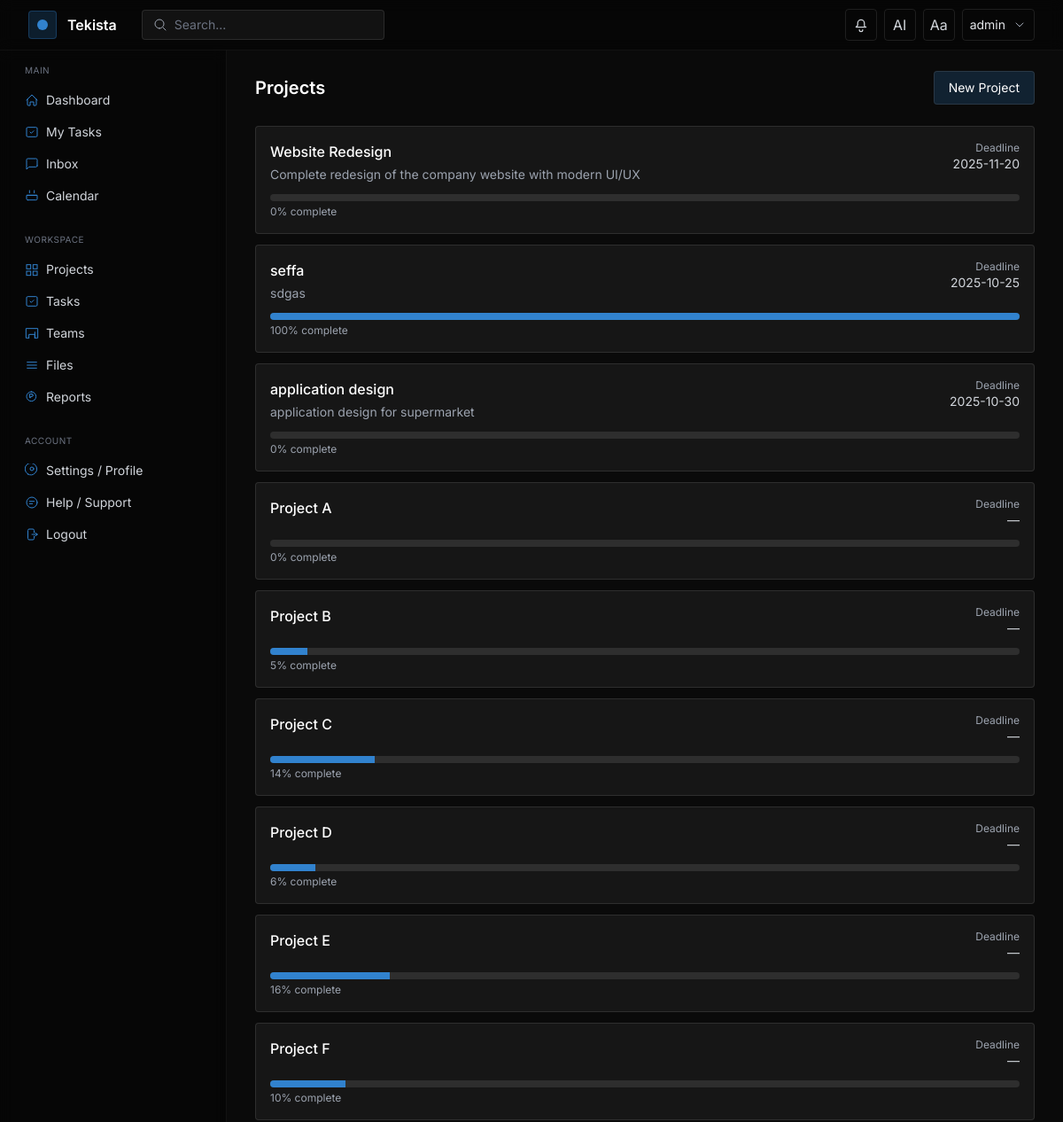
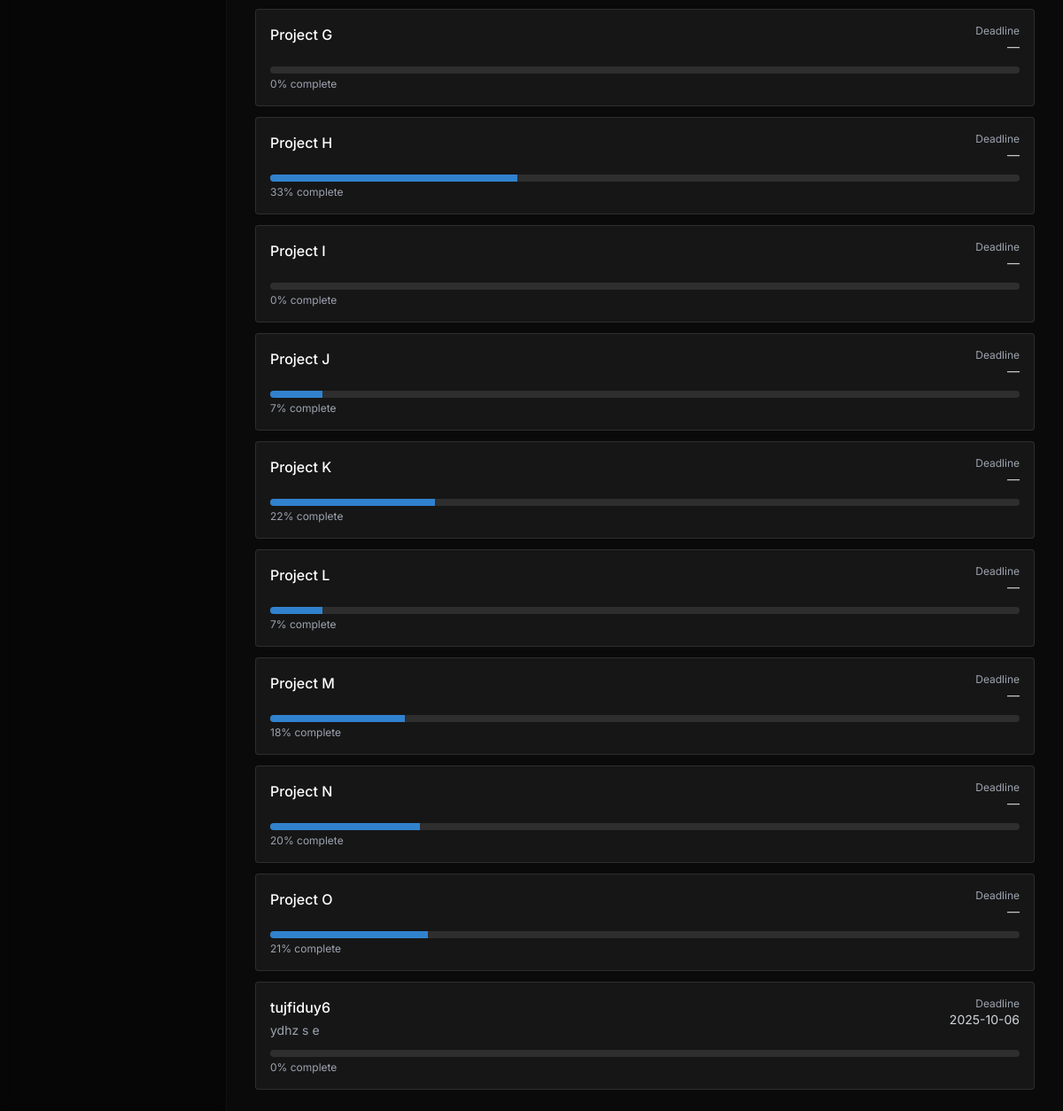
The page /projects/ (signed in) on the database its author committed (2 pictures, top to bottom).
### models.py (models this page shows, shortened)
class User(UserMixin, db.Model):
    __tablename__ = "user"
    id = db.Column(db.Integer, primary_key=True)
    username = db.Column(db.String(80), unique=True, nullable=False)
    email = db.Column(db.String(120), unique=True, nullable=False)
    password_hash = db.Column(db.String(128), nullable=False)
    organization_id = db.Column(db.Integer, db.ForeignKey('organization.id'), nullable=True)
    role_id = db.Column(db.Integer, db.ForeignKey('role.id'), nullable=True)
    custom_role_id = db.Column(db.Integer, db.ForeignKey('custom_role.id'), nullable=True)
    api_token = db.Column(db.String(128), unique=True, index=True, nullable=True)
    token_expiration = db.Column(db.DateTime, nullable=True)
    created_at = db.Column(db.DateTime, default=datetime.utcnow)
    current_workload = db.Column(db.Float, default=0.0)  # 0..100
    availability = db.Column(db.String(20), default='Available')  # Available|Busy|In a Meeting|On a Break|Out of Office
    role = db.relationship('Role')
    projects = db.relationship('Project', secondary=project_users, back_populates='users')
    tasks = db.relationship('Task', secondary=task_assignees, back_populates='assignees')

class Project(db.Model):
    __tablename__ = "project"
    id = db.Column(db.Integer, primary_key=True)
    title = db.Column(db.String(150), nullable=False)
    description = db.Column(db.Text)
    deadline = db.Column(db.Date)
    organization_id = db.Column(db.Integer, db.ForeignKey('organization.id'), nullable=True)
    created_at = db.Column(db.DateTime, default=datetime.utcnow)
    users = db.relationship('User', secondary=project_users, back_populates='projects')
    tasks = db.relationship('Task', back_populates='project', cascade='all, delete-orphan')
    def progress(self):
        total = len(self.tasks)
        if total == 0:
            return 0
        done = sum(1 for t in self.tasks if t.status == 'Completed')
        return int((done / total) * 100)

class Task(db.Model):
    __tablename__ = "task"
    id = db.Column(db.Integer, primary_key=True)
    title = db.Column(db.String(150), nullable=False)
    description = db.Column(db.Text)
    due_date = db.Column(db.Date)
    priority = db.Column(db.String(20), default='Normal')  # Critical, High, Normal, Low
    estimated_hours = db.Column(db.Float, default=4.0)
    status = db.Column(db.String(30), default='To Do')
    created_at = db.Column(db.DateTime, default=datetime.utcnow)
    parent_id = db.Column(db.Integer, db.ForeignKey('task.id'), nullable=True)
    subtasks = db.relationship('Task', backref=db.backref('parent', remote_side=[id]))
    recurrence_rule = db.Column(db.String(200), nullable=True)
    recurrence_end = db.Column(db.Date, nullable=True)
    is_template = db.Column(db.Boolean, default=False)
    template_name = db.Column(db.String(120), nullable=True)
    project_id = db.Column(db.Integer, db.ForeignKey('project.id'))
    project = db.relationship('Project', back_populates='tasks')
    assignees = db.relationship('User', secondary=task_assignees, back_populates='tasks')
    predecessors = db.relationship(
        'Task',
        secondary=task_dependencies,
        primaryjoin=id==task_dependencies.c.successor_id,
        secondaryjoin=id==task_dependencies.c.predecessor_id,
        backref='successors'
    )
    comments = db.relationship('Comment', back_populates='task', cascade='all, delete-orphan')

### projects/routes.py (the view)
@projects_bp.route('/')
@login_required
def list_projects():
    query = Project.query.options(
        selectinload(Project.users),
        selectinload(Project.tasks)
    )
    status = request.args.get('status')
    assignee = request.args.get('assignee', type=int)
    deadline = request.args.get('deadline')
    if status:
        query = query.filter(
            exists().where(Task.project_id == Project.id).where(Task.status == status)
        )
    if assignee:
        query = query.filter(Project.users.any(User.id == assignee))
    if deadline:
        try:
            d = datetime.strptime(deadline, '%Y-%m-%d').date()
            query = query.filter(Project.deadline <= d)
        except ValueError:
            flash('Invalid date format. Use YYYY-MM-DD.', 'warning')
    projects = query.all()
    users = User.query.order_by(User.username).all()
    return render_template('projects/list.html', projects=projects, users=users)

### templates/projects/list.html (shortened to what this page needs)
{% extends 'layouts/app.html' %}
{% block content %}
<div class="flex items-center justify-between mb-6">
  <h1 class="text-xl font-semibold text-white">Projects</h1>
  <a href="{{ url_for('projects.create_project') }}"
     class="inline-flex items-center px-4 py-2 rounded border border-white/10 bg-accent/20 text-sm text-white hover:bg-accent/30">
    New Project
  </a>
  </div>
<div class="space-y-3">
  {% for p in projects %}
  <a href="{{ url_for('projects.project_detail', project_id=p.id) }}" class="block">
    <div class="rounded border border-white/10 bg-white/5 hover:bg-white/10 transition-colors">
      <div class="p-4">
        <div class="flex items-start justify-between gap-4">
          <div>
            <h2 class="text-base font-medium text-white">{{ p.title }}</h2>
            {% if p.description %}
              <p class="mt-1 text-sm text-gray-400 line-clamp-2">{{ p.description }}</p>
            {% endif %}
          </div>
          <div class="text-right shrink-0">
            <div class="text-xs text-gray-400">Deadline</div>
            <div class="text-sm text-gray-300">{{ p.deadline or '—' }}</div>
          </div>
        </div>
        <div class="mt-3">
          <div class="h-2 w-full rounded bg-white/10 overflow-hidden">
            <div class="h-2 bg-accent progress" data-progress="{{ p.progress() }}"></div>
          </div>
          <div class="mt-1 text-xs text-gray-400">{{ p.progress() }}% complete</div>
        </div>
      </div>
    </div>
  </a>
  {% else %}
    <div class="rounded border border-white/10 bg-white/5 p-6 text-sm text-gray-400">No projects yet.</div>
  {% endfor %}
</div>
{% endblock %}

### templates/layouts/app.html (shortened to what this page needs)
<!DOCTYPE html>
<html lang="en" class="dark" data-theme="dark">
<head>
  <script src="https://cdn.tailwindcss.com"></script>
</head>
<body class="bg-bg text-gray-200 font-sans min-h-screen">
  <header class="fixed top-0 left-0 right-0 z-40 border-b border-white/5 bg-black/40 backdrop-blur">
    <div class="max-w-7xl mx-auto px-4 sm:px-6 lg:px-8 h-14 flex items-center justify-between">
      <div class="flex items-center gap-3">
        <div class="w-8 h-8 rounded bg-accent/20 border border-accent/30 flex items-center justify-center">
          <div class="w-3 h-3 rounded-full bg-accent"></div>
        </div>
        <a href="{{ url_for('projects.list_projects') }}" class="text-white font-semibold">Tekista</a>
        <div class="hidden md:flex items-center ml-4">
          <div class="flex items-center gap-2 bg-white/5 border border-white/10 rounded px-3 py-1.5">
            <svg class="w-4 h-4 text-gray-400" viewBox="0 0 24 24" fill="none" stroke="currentColor"><path stroke-linecap="round" stroke-linejoin="round" stroke-width="1.5" d="M21 21l-4.35-4.35M10.5 18a7.5 7.5 0 1 1 0-15 7.5 7.5 0 0 1 0 15z"/></svg>
            <input id="globalSearch" type="text" placeholder="Search..." class="bg-transparent outline-none text-sm text-gray-200 placeholder-gray-500 w-56">
          </div>
        </div>
      </div>
      <div class="flex items-center gap-2">
        <div class="relative">
          <button id="notifBell" class="relative inline-flex items-center justify-center w-9 h-9 rounded border border-white/10 text-gray-300 hover:text-white hover:border-white/20">
            <svg class="w-5 h-5" viewBox="0 0 24 24" fill="none" stroke="currentColor"><path stroke-linecap="round" stroke-linejoin="round" stroke-width="1.5" d="M14.25 18.75a2.25 2.25 0 1 1-4.5 0m9-3.75H5.25l1.318-1.318A2.25 2.25 0 0 0 7.5 12.84V9.75a4.5 4.5 0 0 1 9 0v3.09c0 .597.237 1.17.659 1.592L18.75 15z"/></svg>
          </button>
        </div>
        <a href="{{ url_for('ai_assistant') }}" class="inline-flex items-center justify-center w-9 h-9 rounded border border-white/10 text-gray-300 hover:text-white hover:border-white/20">AI</a>
        <button id="themeToggle" class="inline-flex items-center justify-center w-9 h-9 rounded border border-white/10 text-gray-300 hover:text-white hover:border-white/20">Aa</button>
        {% if current_user.is_authenticated %}
        <div class="relative">
          <button id="profileBtn" class="inline-flex items-center gap-2 px-2 h-9 rounded border border-white/10 hover:border-white/20">
            <span class="text-sm text-gray-200">{{ current_user.username }}</span>
            <svg class="w-4 h-4 text-gray-400" viewBox="0 0 24 24" fill="none" stroke="currentColor"><path stroke-linecap="round" stroke-linejoin="round" stroke-width="1.5" d="M6 9l6 6 6-6"/></svg>
          </button>
        </div>
        {% else %}
        <a href="{{ url_for('auth.login') }}" class="text-sm text-gray-300 hover:text-white px-3 py-2">Login</a>
        {% endif %}
      </div>
    </div>
  </header>
  <div class="pt-14 flex">
    <aside id="sidebar" class="hidden md:block w-64 shrink-0 h-[calc(100vh-56px)] sticky top-14 border-r border-white/5 bg-black/40 backdrop-blur">
      <nav class="p-4 space-y-6">
        <div>
          <div class="px-3 mb-2 text-[10px] uppercase tracking-wider text-gray-500">Main</div>
          <a href="{{ url_for('index') }}" class="flex items-center gap-2 px-3 py-2 rounded text-sm text-gray-300 hover:text-white hover:bg-white/5">
            <svg class="w-4 h-4 text-accent" viewBox="0 0 24 24" fill="none" stroke="currentColor"><path stroke-linecap="round" stroke-linejoin="round" stroke-width="1.5" d="M3 12l9-9 9 9M4.5 10.5v9a1.5 1.5 0 001.5 1.5H9v-6h6v6h3a1.5 1.5 0 001.5-1.5v-9"/></svg>
            <span>Dashboard</span>
          </a>
          <a href="{{ url_for('tasks.list_tasks') }}?assignee={{ current_user.id if current_user.is_authenticated else '' }}" class="flex items-center gap-2 px-3 py-2 rounded text-sm text-gray-300 hover:text-white hover:bg-white/5">
            <svg class="w-4 h-4 text-accent" viewBox="0 0 24 24" fill="none" stroke="currentColor"><path stroke-linecap="round" stroke-linejoin="round" stroke-width="1.5" d="M9 12l2 2 4-4"/><rect x="3" y="4" width="18" height="16" rx="2" ry="2" stroke-width="1.5"/></svg>
            <span>My Tasks</span>
          </a>
          <a href="{{ url_for('inbox') }}" class="flex items-center gap-2 px-3 py-2 rounded text-sm text-gray-300 hover:text-white hover:bg-white/5">
            <svg class="w-4 h-4 text-accent" viewBox="0 0 24 24" fill="none" stroke="currentColor"><path stroke-linecap="round" stroke-linejoin="round" stroke-width="1.5" d="M21 15a2 2 0 01-2 2H7l-4 4V5a2 2 0 012-2h14a2 2 0 012 2v10z"/></svg>
            <span>Inbox</span>
          </a>
          <a href="{{ url_for('calendar') }}" class="flex items-center gap-2 px-3 py-2 rounded text-sm text-gray-300 hover:text-white hover:bg-white/5">
            <svg class="w-4 h-4 text-accent" viewBox="0 0 24 24" fill="none" stroke="currentColor"><path stroke-linecap="round" stroke-linejoin="round" stroke-width="1.5" d="M8 7V3m8 4V3M4 11h16M5 19h14a2 2 0 002-2v-6H3v6a2 2 0 002 2z"/></svg>
            <span>Calendar</span>
          </a>
        </div>
        <div>
          <div class="px-3 mb-2 text-[10px] uppercase tracking-wider text-gray-500">Workspace</div>
          <a href="{{ url_for('projects.list_projects') }}" class="flex items-center gap-2 px-3 py-2 rounded text-sm text-gray-300 hover:text-white hover:bg-white/5">
            <span>Projects</span>
          </a>
          <a href="{{ url_for('tasks.list_tasks') }}" class="flex items-center gap-2 px-3 py-2 rounded text-sm text-gray-300 hover:text-white hover:bg-white/5">
            <svg class="w-4 h-4 text-accent" viewBox="0 0 24 24" fill="none" stroke="currentColor"><path stroke-linecap="round" stroke-linejoin="round" stroke-width="1.5" d="M9 12l2 2 4-4"/><rect x="3" y="4" width="18" height="16" rx="2" ry="2" stroke-width="1.5"/></svg>
            <span>Tasks</span>
          </a>
          <a href="{{ url_for('teams') }}" class="flex items-center gap-2 px-3 py-2 rounded text-sm text-gray-300 hover:text-white hover:bg-white/5">
            <svg class="w-4 h-4 text-accent" viewBox="0 0 24 24" fill="none" stroke="currentColor"><path stroke-linecap="round" stroke-linejoin="round" stroke-width="1.5" d="M17 20h5V4H2v16h5m10 0V10M7 20v-6h10v6"/></svg>
            <span>Teams</span>
          </a>
          <a href="{{ url_for('files') }}" class="flex items-center gap-2 px-3 py-2 rounded text-sm text-gray-300 hover:text-white hover:bg-white/5">
            <svg class="w-4 h-4 text-accent" viewBox="0 0 24 24" fill="none" stroke="currentColor"><path stroke-linecap="round" stroke-linejoin="round" stroke-width="1.5" d="M4 7h16M4 12h16M4 17h16"/></svg>
            <span>Files</span>
          </a>
          <a href="{{ url_for('reports') }}" class="flex items-center gap-2 px-3 py-2 rounded text-sm text-gray-300 hover:text-white hover:bg-white/5">
            <svg class="w-4 h-4 text-accent" viewBox="0 0 24 24" fill="none" stroke="currentColor"><path stroke-linecap="round" stroke-linejoin="round" stroke-width="1.5" d="M11 3a8 8 0 100 16 8 8 0 000-16zm1 4H8v6h2v-2h2a2 2 0 100-4z"/></svg>
            <span>Reports</span>
          </a>
        </div>
        <div class="mt-auto">
          <div class="px-3 mb-2 text-[10px] uppercase tracking-wider text-gray-500">Account</div>
          <a href="{{ url_for('settings') }}" class="flex items-center gap-2 px-3 py-2 rounded text-sm text-gray-300 hover:text-white hover:bg-white/5">
            <span>Settings / Profile</span>
          </a>
          <a href="{{ url_for('help') }}" class="flex items-center gap-2 px-3 py-2 rounded text-sm text-gray-300 hover:text-white hover:bg-white/5">
            <svg class="w-4 h-4 text-accent" viewBox="0 0 24 24" fill="none" stroke="currentColor"><path stroke-linecap="round" stroke-linejoin="round" stroke-width="1.5" d="M8 10h8M8 14h5M21 12a9 9 0 11-18 0 9 9 0 0118 0z"/></svg>
            <span>Help / Support</span>
          </a>
          {% if current_user.is_authenticated %}
          <a href="{{ url_for('auth.logout') }}" class="flex items-center gap-2 px-3 py-2 rounded text-sm text-gray-300 hover:text-white hover:bg-white/5">
            <svg class="w-4 h-4 text-accent" viewBox="0 0 24 24" fill="none" stroke="currentColor"><path stroke-linecap="round" stroke-linejoin="round" stroke-width="1.5" d="M15.75 9V5.25A2.25 2.25 0 0013.5 3h-6A2.25 2.25 0 005.25 5.25v13.5A2.25 2.25 0 007.5 21h6a2.25 2.25 0 002.25-2.25V15M12 12h9m0 0l-3 3m3-3l-3-3"/></svg>
            <span>Logout</span>
          </a>
          {% endif %}
        </div>
      </nav>
    </aside>
    <main class="flex-1 min-w-0">
      <div class="max-w-7xl mx-auto px-4 sm:px-6 lg:px-8 py-6">
        {% block content %}{% endblock %}
      </div>
    </main>
  </div>
</body>
</html>

### templates/layouts/app.html (style rules this page uses)
:root { --accent: #3182CE; }
html, body { height: 100%; }

### rows shown on the page
User: username "admin"
Project: title "Website Redesign", description "Complete redesign of the company website with modern UI/UX", deadline "2025-11-20", progress "0"
Project: title "seffa", description "sdgas", deadline "2025-10-25", progress "100"
Project: title "application design", description "application design for supermarket", deadline "2025-10-30", progress "0"
Project: title "Project A", deadline "—", progress "0"
Project: title "Project B", deadline "—", progress "5"
Project: title "Project C", deadline "—", progress "14"
Project: title "Project D", deadline "—", progress "6"
Project: title "Project E", deadline "—", progress "16"
Project: title "Project F", deadline "—", progress "10"
Project: title "Project G", deadline "—", progress "0"
Project: title "Project H", deadline "—", progress "33"
Project: title "Project I", deadline "—", progress "0"
Project: title "Project J", deadline "—", progress "7"
Project: title "Project K", deadline "—", progress "22"
Project: title "Project L", deadline "—", progress "7"
Project: title "Project M", deadline "—", progress "18"
Project: title "Project N", deadline "—", progress "20"
Project: title "Project O", deadline "—", progress "21"
Project: title "tujfiduy6", description "ydhz s e", deadline "2025-10-06", progress "0"
